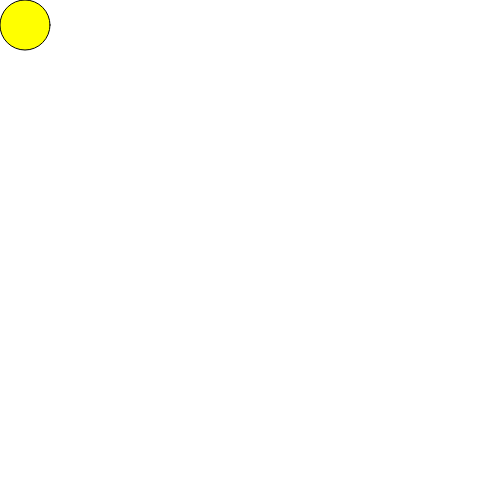
Frame 1 (no input)
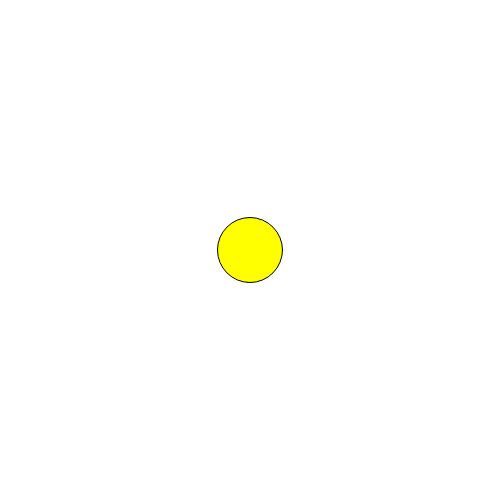
Frame 60 (no input)
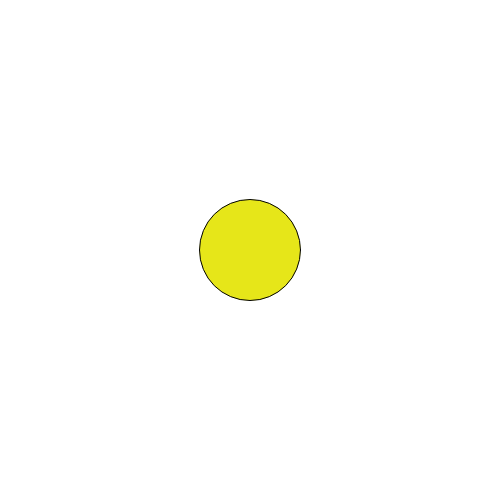
Frame 120 (the mouse pressed at the canvas centre since frame 60)

The p5.js sketch that drew these frames (run headless with seeded random() and noise() and a simulated clock; from frame 60 on, the mouse is pressed at the canvas centre):

// p5.js sketch
// ── sketch.js
var x;
var y;
var d=50;
var r=255;
var g=255;
var b=0;
var st=0;
var v=5;

function setup(){
  createCanvas(500,500);

  x=d/2;
  y=d/2;
}

function draw(){
  background(255);

  fill (r,g,b);
  ellipse (x,y,d,d);

  if (st==0){
    x+=v;
    y+=v;

    if (x>=width/2){
      st++;
    }
  }

  if (st==1){
    d++;

    if (d>100){
      st++;
    }
  }

  if (st==2){
    r--;
    g--;
    b++;

    if (b>255){
      st++;
    }
  }
  
  if (st==3){
    y+=v;
    
    if (y>=height-d/2){
      v=0;
    }
  }
}
